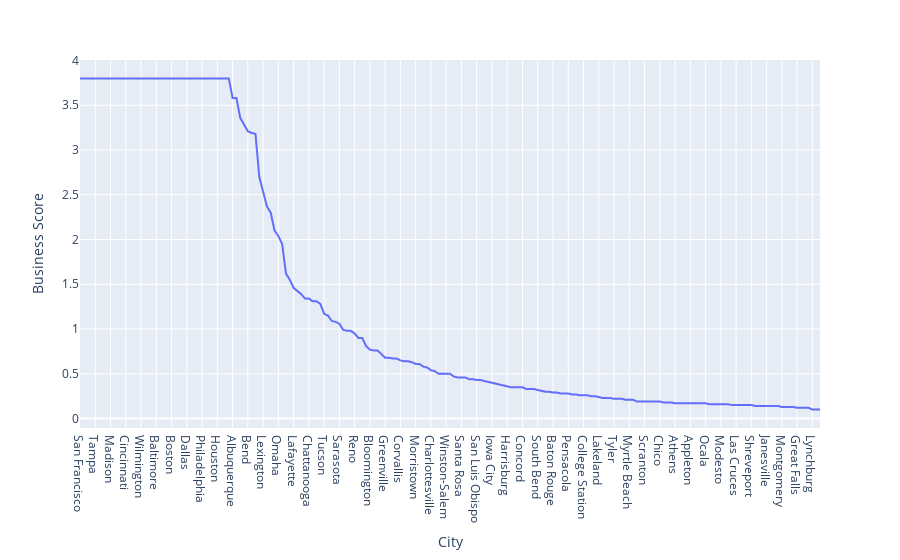

The notebook cell saved with this chart:
### Code cell
fig=px.line(k_df_bs,x='City',y='Business Score')
fig.show()

### Figure 1 — Plotly figure (JSON) as saved in the notebook; plotly's stock layout.template omitted (floating-point values rounded to 4 significant figures; data arrays with more than 128 entries replaced by an {"elided": "..."} marker saying what was removed)
{"data": [{"hovertemplate": "City=%{x}<br>Business Score=%{y}<extra></extra>", "legendgroup": "", "line": {"color": "#636efa", "dash": "solid"}, "mode": "lines", "name": "", "orientation": "v", "showlegend": false, "type": "scatter", "x": {"elided": "195 str values"}, "xaxis": "x", "y": {"elided": "195 float values"}, "yaxis": "y"}], "layout": {"legend": {"tracegroupgap": 0}, "margin": {"t": 60}, "xaxis": {"anchor": "y", "domain": [0, 1], "title": {"text": "City"}}, "yaxis": {"anchor": "x", "domain": [0, 1], "title": {"text": "Business Score"}}}}
